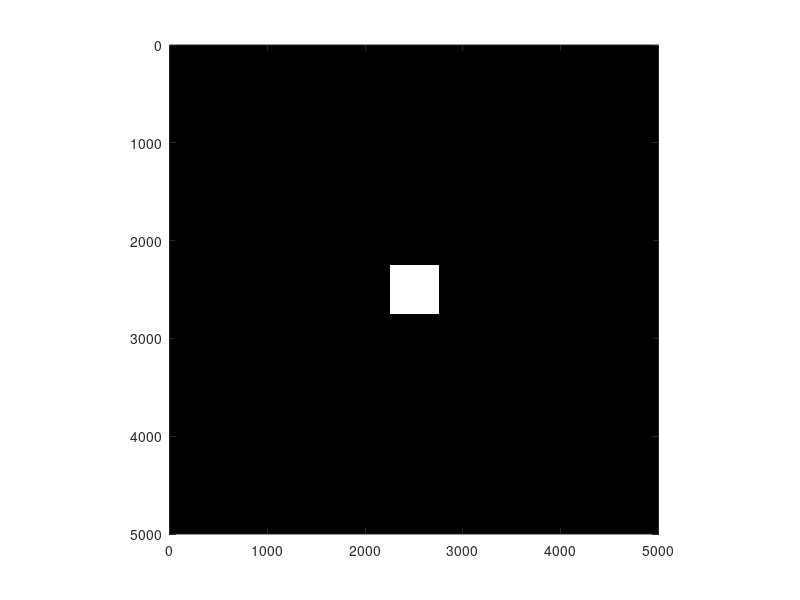

Here is the MATLAB script that generated this plot:
%Thomas Karpishin
%OPT 211
%April 23, 2020
%Final Project
%Making a square aperture 

%Define aperture field
apl = 5000; %Size of aperture field
ap = zeros(apl); %Define actual aperture plane

%Define square aperture
sql = 500; % Square's side length
%ap(round(1+apl/2-sql/2):round(1+apl/2+sql/2),round(1+apl/2-sql/2):round(1+apl/2+sql/2)) = 1;
for ijk = round(1+apl/2-sql/2):round(1+apl/2+sql/2)
    for lmn = round(1+apl/2-sql/2):round(1+apl/2+sql/2)
        ap(ijk,lmn) = 1;
    end
end



%Plot the aperture field
figure
imagesc(ap) %Plot image of the aperture field
colormap gray %set color of the aperture field plot
axis equal %set the display scale of the axes
axis([0 apl 0 apl]) %set axes limits to size of aperture field





